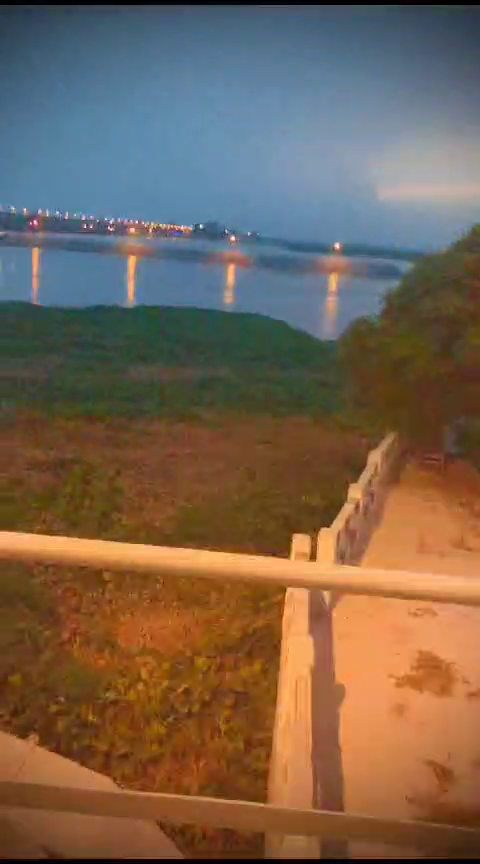
#> input picture frame 55 of input_video.mp4, 480 x 864 px
$ jupyter execute video_blurr_code.ipynb
#> lines starting #> are read from the running program, lines starting #| are printed output that depends on the picture
[cell 1]
import cv2

def apply_full_blur(input_video_path, output_video_path):
    # Open the video file
#> called with input_video_path = 'input_video.mp4', output_video_path = 'output_video_blurred.mp4'
    cap = cv2.VideoCapture(input_video_path)

    # Get video properties
    width = int(cap.get(3))
    height = int(cap.get(4))
    fps = cap.get(5)

    # Create VideoWriter object to save the output video
    fourcc = cv2.VideoWriter_fourcc(*'mp4v')  # Change codec to mp4v
    out = cv2.VideoWriter(output_video_path, fourcc, fps, (width, height))

    while True:
        # Read a frame from the video
        ret, frame = cap.read()
#> frame is the input picture: shape (864, 480, 3); mean B, G, R 80.2, 98.3, 118.6

        # Break the loop if the video is finished
        if not ret:
            break

        # Apply more blur to the entire frame
        blurred_frame = cv2.GaussianBlur(frame, (25, 25), 0)
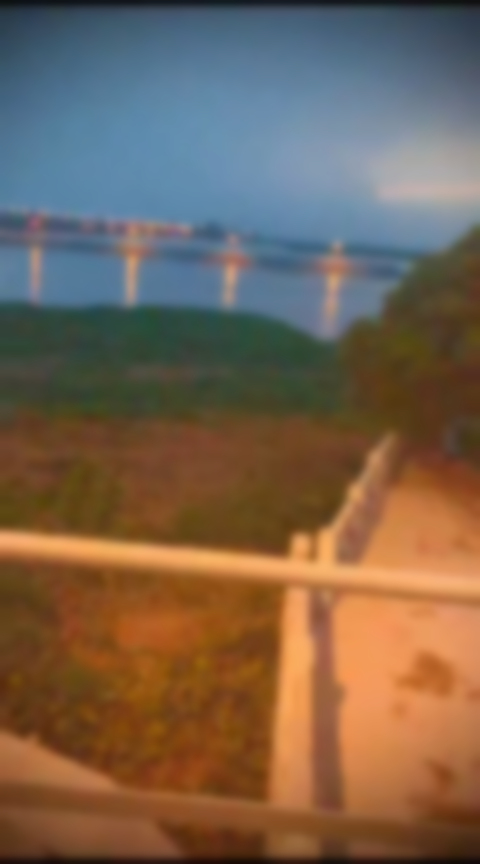
#> blurred_frame: shape (864, 480, 3); mean B, G, R 80.2, 98.3, 118.7

        # Write the blurred frame to the output video
        out.write(blurred_frame)

        # Display the original and blurred frames (optional)
        cv2.imshow('Original', frame)
        cv2.imshow('Blurred', blurred_frame)

        # Break the loop if 'q' is pressed
        if cv2.waitKey(1) & 0xFF == ord('q'):
#> (key q is pressed here)
            break

    # Release the VideoCapture and VideoWriter objects
    cap.release()
    out.release()

    # Close all OpenCV windows
    cv2.destroyAllWindows()

if __name__ == "__main__":
    input_path = "input_video.mp4"  # Replace with your input video file
    output_path = "output_video_blurred.mp4"
    apply_full_blur(input_path, output_path)
